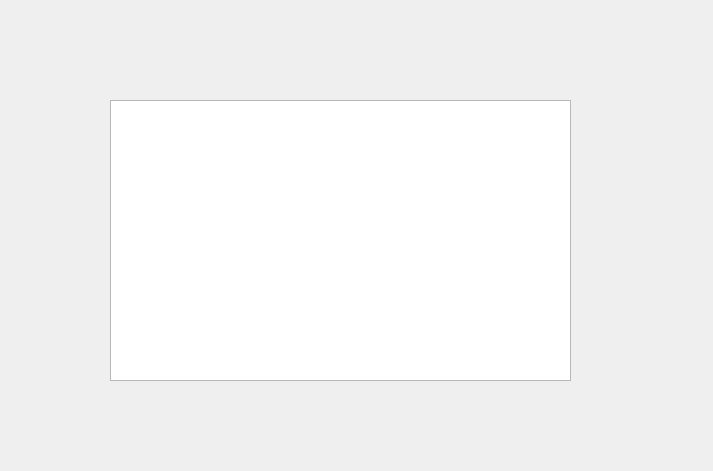
<?xml version="1.0" encoding="UTF-8"?>
<ui version="4.0">
 <class>result</class>
 <widget class="QDialog" name="result">
  <property name="geometry">
   <rect>
    <x>0</x>
    <y>0</y>
    <width>713</width>
    <height>471</height>
   </rect>
  </property>
  <property name="windowTitle">
   <string>Dialog</string>
  </property>
  <widget class="QLabel" name="label_3">
   <property name="geometry">
    <rect>
     <x>0</x>
     <y>0</y>
     <width>721</width>
     <height>471</height>
    </rect>
   </property>
   <property name="text">
    <string/>
   </property>
   <property name="pixmap">
    <pixmap>../../../../shutterstock_117385867.jpg</pixmap>
   </property>
  </widget>
  <widget class="QTableView" name="tableView">
   <property name="geometry">
    <rect>
     <x>110</x>
     <y>100</y>
     <width>461</width>
     <height>281</height>
    </rect>
   </property>
  </widget>
 </widget>
 <resources/>
 <connections/>
</ui>
